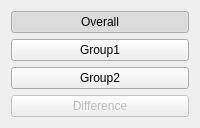
             <widget class="QWidget" name="meanTab">
              <attribute name="title">
               <string>Mean</string>
              </attribute>
              <layout class="QVBoxLayout" name="verticalLayout_3">
               <item>
                <widget class="QPushButton" name="meanOverallButton">
                 <property name="text">
                  <string>Overall</string>
                 </property>
                 <property name="checkable">
                  <bool>true</bool>
                 </property>
                 <property name="checked">
                  <bool>true</bool>
                 </property>
                 <property name="autoExclusive">
                  <bool>true</bool>
                 </property>
                 <property name="default">
                  <bool>false</bool>
                 </property>
                 <property name="flat">
                  <bool>false</bool>
                 </property>
                </widget>
               </item>
               <item>
                <widget class="QPushButton" name="meanGroup1Button">
                 <property name="text">
                  <string>Group1</string>
                 </property>
                 <property name="checkable">
                  <bool>true</bool>
                 </property>
                 <property name="checked">
                  <bool>false</bool>
                 </property>
                 <property name="autoExclusive">
                  <bool>true</bool>
                 </property>
                 <property name="default">
                  <bool>false</bool>
                 </property>
                 <property name="flat">
                  <bool>false</bool>
                 </property>
                </widget>
               </item>
               <item>
                <widget class="QPushButton" name="meanGroup2Button">
                 <property name="text">
                  <string>Group2</string>
                 </property>
                 <property name="checkable">
                  <bool>true</bool>
                 </property>
                 <property name="checked">
                  <bool>false</bool>
                 </property>
                 <property name="autoExclusive">
                  <bool>true</bool>
                 </property>
                 <property name="default">
                  <bool>false</bool>
                 </property>
                 <property name="flat">
                  <bool>false</bool>
                 </property>
                </widget>
               </item>
               <item>
                <widget class="QPushButton" name="meanDifferenceButton">
                 <property name="enabled">
                  <bool>false</bool>
                 </property>
                 <property name="text">
                  <string>Difference</string>
                 </property>
                 <property name="checkable">
                  <bool>true</bool>
                 </property>
                 <property name="checked">
                  <bool>false</bool>
                 </property>
                 <property name="autoExclusive">
                  <bool>true</bool>
                 </property>
                 <property name="default">
                  <bool>false</bool>
                 </property>
                 <property name="flat">
                  <bool>false</bool>
                 </property>
                </widget>
               </item>
              </layout>
             </widget>
